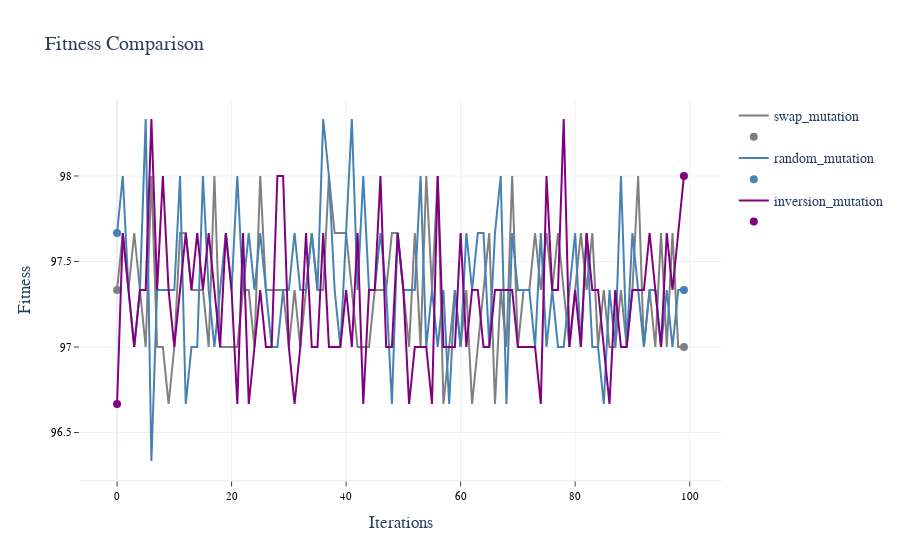
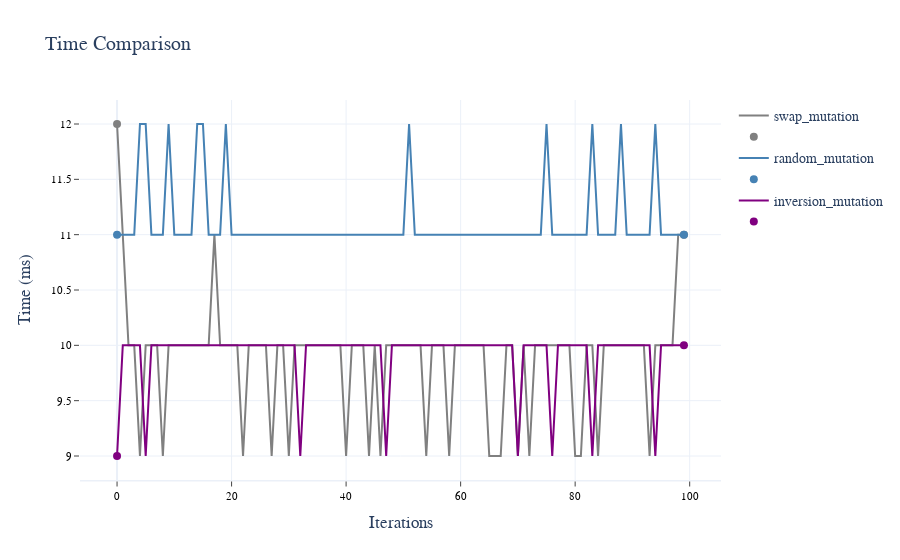

Notebook code cell kept with these figures, in order:
### Markdown cell above
### __1.1 Mutation Operator__

### Code cell
# seed for reproducibility
np.random.seed(0)

# Define the range of values
#xo = ['single_cross', 'cycle_cross', 'pmx', 'arithmetic_cross']
#select = ['tournament_selection', 'stochastic_universal_sampling']
mutation = ['swap_mutation', 'random_mutation', 'inversion_mutation']
#population = [100, 250, 500, 1000]
#generations = [100, 250, 500]
#cross_percentage = np.arange(0.8, 0.95, 0.05)
#mut_percentage = np.arange(0.01, 0.06, 0.01)

# Print current parameters to use in best_operators_search
print('\033[1mParameters for GA:\033[0m', end='\n\n')
print(params, end='\n\n')

param_list, df = best_operators_search('mut', mutation, params)

# Displaying average results of the 100 iterations
print('\033[1mAverage results:', end='\n')
df['const'] = 'const'
df_avg = df.groupby('const').mean().reset_index(drop=True).round(3)
display(df_avg)

# Getting best parameter by fitness & time
best_param_fit = df_avg[[col for col in df_avg.columns if col.startswith('Fit_')]].idxmax(axis=1)[0].replace('Fit_', '')
best_param_time = df_avg[[col for col in df_avg.columns if col.startswith('Time_')]].idxmin(axis=1)[0].replace('Time_', '')
print(f'\nBest Fitness: \033[1m{best_param_fit}\033[0m\n\nBest Time: \033[1m{best_param_time}\033[0m', end='\n\n')

# Setting the best parameter as new default value
replace_param = {'mut': best_param_fit}

# Plotting results
plot_values(data = df, colors = color_palette[:len(mutation)], layout=2, template='white', grid=True)

### Figure 1 — Plotly figure (JSON) as saved in the notebook; plotly's stock layout.template omitted (floating-point values rounded to 4 significant figures)
{"data": [{"line": {"color": "gray", "width": 2}, "name": "swap_mutation", "type": "scatter", "x": [0, 1, 2, 3, 4, 5, 6, 7, 8, 9, 10, 11, 12, 13, 14, 15, 16, 17, 18, 19, 20, 21, 22, 23, 24, 25, 26, 27, 28, 29, 30, 31, 32, 33, 34, 35, 36, 37, 38, 39, 40, 41, 42, 43, 44, 45, 46, 47, 48, 49, 50, 51, 52, 53, 54, 55, 56, 57, 58, 59, 60, 61, 62, 63, 64, 65, 66, 67, 68, 69, 70, 71, 72, 73, 74, 75, 76, 77, 78, 79, 80, 81, 82, 83, 84, 85, 86, 87, 88, 89, 90, 91, 92, 93, 94, 95, 96, 97, 98, 99], "y": [97.33, 97.67, 97.33, 97.67, 97.33, 97, 98, 97, 97, 96.67, 97, 97.67, 97.67, 97.33, 97.33, 97.33, 97, 98, 97, 97, 97, 97, 97.33, 97.33, 97, 98, 97.33, 97.33, 97.33, 97.33, 97, 97.33, 97, 97.33, 97.67, 97.33, 97.33, 98, 97.67, 97.67, 97.67, 97.33, 97, 97, 97, 97.33, 97.33, 97.33, 97.67, 97.67, 97.33, 97, 97.67, 97, 98, 97.33, 98, 96.67, 97, 97.33, 97, 97.33, 96.67, 97, 97.33, 97.67, 96.67, 97.33, 97, 98, 97, 97.33, 97.33, 97.67, 97.33, 97.67, 97.33, 97.67, 97.33, 97, 97.33, 97.67, 97.33, 97.67, 97, 97.33, 97, 97, 97.33, 97, 97.33, 98, 97, 97.33, 97, 97.67, 97, 97.67, 97, 97]}, {"marker": {"color": "gray", "size": 8}, "mode": "markers", "name": "", "type": "scatter", "x": [0, 99], "y": [97.33, 97]}, {"line": {"color": "steelblue", "width": 2}, "name": "random_mutation", "type": "scatter", "x": [0, 1, 2, 3, 4, 5, 6, 7, 8, 9, 10, 11, 12, 13, 14, 15, 16, 17, 18, 19, 20, 21, 22, 23, 24, 25, 26, 27, 28, 29, 30, 31, 32, 33, 34, 35, 36, 37, 38, 39, 40, 41, 42, 43, 44, 45, 46, 47, 48, 49, 50, 51, 52, 53, 54, 55, 56, 57, 58, 59, 60, 61, 62, 63, 64, 65, 66, 67, 68, 69, 70, 71, 72, 73, 74, 75, 76, 77, 78, 79, 80, 81, 82, 83, 84, 85, 86, 87, 88, 89, 90, 91, 92, 93, 94, 95, 96, 97, 98, 99], "y": [97.67, 98, 97.33, 97, 97.33, 98.33, 96.33, 97.33, 97.33, 97.33, 97.33, 98, 96.67, 97, 97, 98, 97.33, 97, 97.33, 97.67, 97.33, 98, 97.33, 97.67, 97.33, 97.67, 97.33, 97, 97, 97.33, 97.33, 97.67, 97.33, 97.33, 97.67, 97.33, 98.33, 98, 97.33, 97, 97.67, 98.33, 97.33, 98, 97.33, 97.33, 97.67, 97.33, 96.67, 97.67, 97.33, 97.33, 97.33, 98, 97, 97.33, 97, 97.33, 96.67, 97.33, 97, 97.67, 97.33, 97.67, 97.67, 97, 97.67, 98, 96.67, 97.67, 97.33, 97.33, 97.33, 97, 97.67, 97, 97.33, 97, 97, 97.33, 97.67, 97, 97.67, 97, 97, 96.67, 97.33, 97, 98, 97, 97.67, 97.33, 97, 97.33, 97.33, 97, 97.33, 97, 97.33, 97.33]}, {"marker": {"color": "steelblue", "size": 8}, "mode": "markers", "name": "", "type": "scatter", "x": [0, 99], "y": [97.67, 97.33]}, {"line": {"color": "purple", "width": 2}, "name": "inversion_mutation", "type": "scatter", "x": [0, 1, 2, 3, 4, 5, 6, 7, 8, 9, 10, 11, 12, 13, 14, 15, 16, 17, 18, 19, 20, 21, 22, 23, 24, 25, 26, 27, 28, 29, 30, 31, 32, 33, 34, 35, 36, 37, 38, 39, 40, 41, 42, 43, 44, 45, 46, 47, 48, 49, 50, 51, 52, 53, 54, 55, 56, 57, 58, 59, 60, 61, 62, 63, 64, 65, 66, 67, 68, 69, 70, 71, 72, 73, 74, 75, 76, 77, 78, 79, 80, 81, 82, 83, 84, 85, 86, 87, 88, 89, 90, 91, 92, 93, 94, 95, 96, 97, 98, 99], "y": [96.67, 97.67, 97.33, 97, 97.33, 97.33, 98.33, 97.33, 98, 97.33, 97, 97.33, 97.67, 97.33, 97.67, 97.33, 97.67, 97.33, 97, 97.67, 97.33, 96.67, 97.67, 96.67, 97, 97.33, 97, 97, 98, 98, 97, 96.67, 97, 97.67, 97, 97, 97.67, 97, 97, 97, 97.33, 97, 97.67, 96.67, 97.33, 97.33, 98, 97, 97, 97.67, 97.33, 96.67, 97, 97, 97, 96.67, 98, 97, 97, 97, 97.67, 97, 97.33, 97.33, 97, 97, 97.33, 97.33, 97.33, 97.33, 97, 97, 97, 97, 96.67, 98, 97.33, 97.33, 98.33, 97, 97.33, 97, 97.67, 97.33, 97.33, 97, 96.67, 97.33, 97, 97, 97.33, 97.33, 97.33, 97.67, 97.33, 97, 97.67, 97.33, 97.67, 98]}, {"marker": {"color": "purple", "size": 8}, "mode": "markers", "name": "", "type": "scatter", "x": [0, 99], "y": [96.67, 98]}], "layout": {"font": {"family": "Verdana", "size": 14}, "title": {"text": "Fitness Comparison"}, "xaxis": {"linewidth": 1.5, "showgrid": true, "showline": true, "showticklabels": true, "tickfont": {"color": "#000000", "family": "Verdana", "size": 11}, "ticks": "outside", "title": {"text": "Iterations"}}, "yaxis": {"showgrid": true, "showline": false, "showticklabels": true, "tickfont": {"color": "#000000", "family": "Verdana", "size": 11}, "ticks": "outside", "title": {"text": "Fitness"}, "zeroline": false}}}

### Figure 2 — Plotly figure (JSON) as saved in the notebook; plotly's stock layout.template omitted (floating-point values rounded to 4 significant figures)
{"data": [{"line": {"color": "gray", "width": 2}, "name": "swap_mutation", "type": "scatter", "x": [0, 1, 2, 3, 4, 5, 6, 7, 8, 9, 10, 11, 12, 13, 14, 15, 16, 17, 18, 19, 20, 21, 22, 23, 24, 25, 26, 27, 28, 29, 30, 31, 32, 33, 34, 35, 36, 37, 38, 39, 40, 41, 42, 43, 44, 45, 46, 47, 48, 49, 50, 51, 52, 53, 54, 55, 56, 57, 58, 59, 60, 61, 62, 63, 64, 65, 66, 67, 68, 69, 70, 71, 72, 73, 74, 75, 76, 77, 78, 79, 80, 81, 82, 83, 84, 85, 86, 87, 88, 89, 90, 91, 92, 93, 94, 95, 96, 97, 98, 99], "y": [12, 11, 10, 10, 9, 10, 10, 10, 9, 10, 10, 10, 10, 10, 10, 10, 10, 11, 10, 10, 10, 10, 9, 10, 10, 10, 10, 9, 10, 10, 9, 10, 10, 10, 10, 10, 10, 10, 10, 10, 9, 10, 10, 10, 9, 10, 9, 10, 10, 10, 10, 10, 10, 10, 9, 10, 10, 10, 9, 10, 10, 10, 10, 10, 10, 9, 9, 9, 10, 10, 9, 10, 9, 10, 10, 10, 10, 10, 10, 10, 9, 9, 10, 10, 9, 10, 10, 10, 10, 10, 10, 10, 10, 9, 10, 10, 10, 10, 11, 11]}, {"marker": {"color": "gray", "size": 8}, "mode": "markers", "name": "", "type": "scatter", "x": [0, 99], "y": [12, 11]}, {"line": {"color": "steelblue", "width": 2}, "name": "random_mutation", "type": "scatter", "x": [0, 1, 2, 3, 4, 5, 6, 7, 8, 9, 10, 11, 12, 13, 14, 15, 16, 17, 18, 19, 20, 21, 22, 23, 24, 25, 26, 27, 28, 29, 30, 31, 32, 33, 34, 35, 36, 37, 38, 39, 40, 41, 42, 43, 44, 45, 46, 47, 48, 49, 50, 51, 52, 53, 54, 55, 56, 57, 58, 59, 60, 61, 62, 63, 64, 65, 66, 67, 68, 69, 70, 71, 72, 73, 74, 75, 76, 77, 78, 79, 80, 81, 82, 83, 84, 85, 86, 87, 88, 89, 90, 91, 92, 93, 94, 95, 96, 97, 98, 99], "y": [11, 11, 11, 11, 12, 12, 11, 11, 11, 12, 11, 11, 11, 11, 12, 12, 11, 11, 11, 12, 11, 11, 11, 11, 11, 11, 11, 11, 11, 11, 11, 11, 11, 11, 11, 11, 11, 11, 11, 11, 11, 11, 11, 11, 11, 11, 11, 11, 11, 11, 11, 12, 11, 11, 11, 11, 11, 11, 11, 11, 11, 11, 11, 11, 11, 11, 11, 11, 11, 11, 11, 11, 11, 11, 11, 12, 11, 11, 11, 11, 11, 11, 11, 12, 11, 11, 11, 11, 12, 11, 11, 11, 11, 11, 12, 11, 11, 11, 11, 11]}, {"marker": {"color": "steelblue", "size": 8}, "mode": "markers", "name": "", "type": "scatter", "x": [0, 99], "y": [11, 11]}, {"line": {"color": "purple", "width": 2}, "name": "inversion_mutation", "type": "scatter", "x": [0, 1, 2, 3, 4, 5, 6, 7, 8, 9, 10, 11, 12, 13, 14, 15, 16, 17, 18, 19, 20, 21, 22, 23, 24, 25, 26, 27, 28, 29, 30, 31, 32, 33, 34, 35, 36, 37, 38, 39, 40, 41, 42, 43, 44, 45, 46, 47, 48, 49, 50, 51, 52, 53, 54, 55, 56, 57, 58, 59, 60, 61, 62, 63, 64, 65, 66, 67, 68, 69, 70, 71, 72, 73, 74, 75, 76, 77, 78, 79, 80, 81, 82, 83, 84, 85, 86, 87, 88, 89, 90, 91, 92, 93, 94, 95, 96, 97, 98, 99], "y": [9, 10, 10, 10, 10, 9, 10, 10, 10, 10, 10, 10, 10, 10, 10, 10, 10, 10, 10, 10, 10, 10, 10, 10, 10, 10, 10, 10, 10, 10, 10, 10, 9, 10, 10, 10, 10, 10, 10, 10, 10, 10, 10, 10, 10, 10, 10, 9, 10, 10, 10, 10, 10, 10, 10, 10, 10, 10, 10, 10, 10, 10, 10, 10, 10, 10, 10, 10, 10, 10, 9, 10, 10, 10, 10, 10, 9, 10, 10, 10, 10, 10, 10, 9, 10, 10, 10, 10, 10, 10, 10, 10, 10, 10, 9, 10, 10, 10, 10, 10]}, {"marker": {"color": "purple", "size": 8}, "mode": "markers", "name": "", "type": "scatter", "x": [0, 99], "y": [9, 10]}], "layout": {"font": {"family": "Verdana", "size": 14}, "title": {"text": "Time Comparison"}, "xaxis": {"linewidth": 1.5, "showgrid": true, "showline": true, "showticklabels": true, "tickfont": {"color": "#000000", "family": "Verdana", "size": 11}, "ticks": "outside", "title": {"text": "Iterations"}}, "yaxis": {"showgrid": true, "showline": false, "showticklabels": true, "tickfont": {"color": "#000000", "family": "Verdana", "size": 11}, "ticks": "outside", "title": {"text": "Time (ms)"}, "zeroline": false}}}
